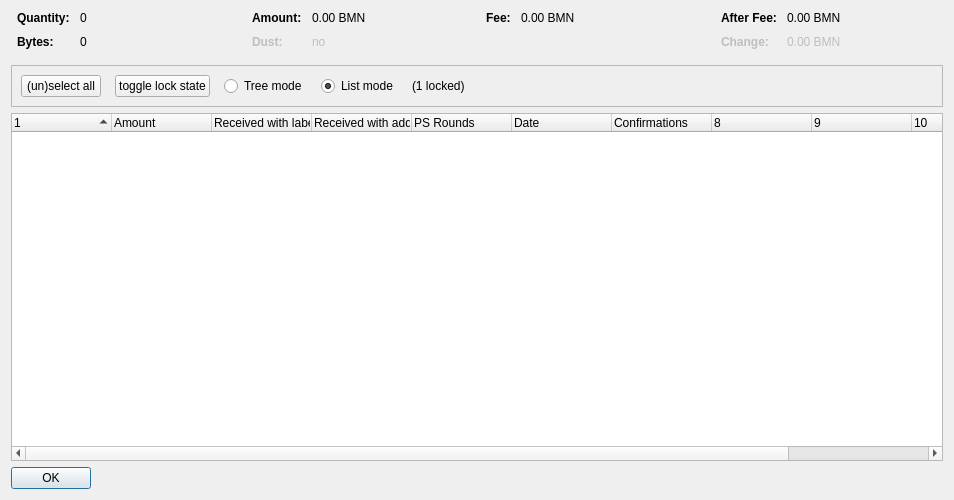
<?xml version="1.0" encoding="UTF-8"?>
<ui version="4.0">
 <class>CoinControlDialog</class>
 <widget class="QDialog" name="CoinControlDialog">
  <property name="geometry">
   <rect>
    <x>0</x>
    <y>0</y>
    <width>954</width>
    <height>500</height>
   </rect>
  </property>
  <property name="windowTitle">
   <string>Coin Selection</string>
  </property>
  <layout class="QVBoxLayout" name="verticalLayout">
   <item>
    <layout class="QHBoxLayout" name="horizontalLayoutTop" stretch="0,0,0,0">
     <property name="topMargin">
      <number>0</number>
     </property>
     <property name="bottomMargin">
      <number>10</number>
     </property>
     <item>
      <layout class="QFormLayout" name="formLayoutCoinControl1">
       <property name="horizontalSpacing">
        <number>10</number>
       </property>
       <property name="verticalSpacing">
        <number>10</number>
       </property>
       <property name="leftMargin">
        <number>6</number>
       </property>
       <property name="rightMargin">
        <number>6</number>
       </property>
       <item row="0" column="0">
        <widget class="QLabel" name="labelCoinControlQuantityText">
         <property name="font">
          <font>
           <weight>75</weight>
           <bold>true</bold>
          </font>
         </property>
         <property name="text">
          <string>Quantity:</string>
         </property>
        </widget>
       </item>
       <item row="0" column="1">
        <widget class="QLabel" name="labelCoinControlQuantity">
         <property name="cursor">
          <cursorShape>IBeamCursor</cursorShape>
         </property>
         <property name="contextMenuPolicy">
          <enum>Qt::ActionsContextMenu</enum>
         </property>
         <property name="text">
          <string notr="true">0</string>
         </property>
         <property name="textInteractionFlags">
          <set>Qt::LinksAccessibleByMouse|Qt::TextSelectableByKeyboard|Qt::TextSelectableByMouse</set>
         </property>
        </widget>
       </item>
       <item row="1" column="0">
        <widget class="QLabel" name="labelCoinControlBytesText">
         <property name="font">
          <font>
           <weight>75</weight>
           <bold>true</bold>
          </font>
         </property>
         <property name="text">
          <string>Bytes:</string>
         </property>
        </widget>
       </item>
       <item row="1" column="1">
        <widget class="QLabel" name="labelCoinControlBytes">
         <property name="cursor">
          <cursorShape>IBeamCursor</cursorShape>
         </property>
         <property name="contextMenuPolicy">
          <enum>Qt::ActionsContextMenu</enum>
         </property>
         <property name="text">
          <string notr="true">0</string>
         </property>
         <property name="textInteractionFlags">
          <set>Qt::LinksAccessibleByMouse|Qt::TextSelectableByKeyboard|Qt::TextSelectableByMouse</set>
         </property>
        </widget>
       </item>
      </layout>
     </item>
     <item>
      <layout class="QFormLayout" name="formLayoutCoinControl2">
       <property name="horizontalSpacing">
        <number>10</number>
       </property>
       <property name="verticalSpacing">
        <number>10</number>
       </property>
       <property name="leftMargin">
        <number>6</number>
       </property>
       <property name="rightMargin">
        <number>6</number>
       </property>
       <item row="0" column="0">
        <widget class="QLabel" name="labelCoinControlAmountText">
         <property name="font">
          <font>
           <weight>75</weight>
           <bold>true</bold>
          </font>
         </property>
         <property name="text">
          <string>Amount:</string>
         </property>
        </widget>
       </item>
       <item row="0" column="1">
        <widget class="QLabel" name="labelCoinControlAmount">
         <property name="cursor">
          <cursorShape>IBeamCursor</cursorShape>
         </property>
         <property name="contextMenuPolicy">
          <enum>Qt::ActionsContextMenu</enum>
         </property>
         <property name="text">
          <string notr="true">0.00 BMN</string>
         </property>
         <property name="textInteractionFlags">
          <set>Qt::LinksAccessibleByMouse|Qt::TextSelectableByKeyboard|Qt::TextSelectableByMouse</set>
         </property>
        </widget>
       </item>
       <item row="1" column="0">
        <widget class="QLabel" name="labelCoinControlLowOutputText">
         <property name="enabled">
          <bool>false</bool>
         </property>
         <property name="font">
          <font>
           <weight>75</weight>
           <bold>true</bold>
          </font>
         </property>
         <property name="text">
          <string>Dust:</string>
         </property>
        </widget>
       </item>
       <item row="1" column="1">
        <widget class="QLabel" name="labelCoinControlLowOutput">
         <property name="enabled">
          <bool>false</bool>
         </property>
         <property name="cursor">
          <cursorShape>IBeamCursor</cursorShape>
         </property>
         <property name="contextMenuPolicy">
          <enum>Qt::ActionsContextMenu</enum>
         </property>
         <property name="text">
          <string notr="true">no</string>
         </property>
         <property name="textInteractionFlags">
          <set>Qt::LinksAccessibleByMouse|Qt::TextSelectableByKeyboard|Qt::TextSelectableByMouse</set>
         </property>
        </widget>
       </item>
      </layout>
     </item>
     <item>
      <layout class="QFormLayout" name="formLayoutCoinControl3">
       <property name="horizontalSpacing">
        <number>10</number>
       </property>
       <property name="verticalSpacing">
        <number>10</number>
       </property>
       <property name="leftMargin">
        <number>6</number>
       </property>
       <property name="rightMargin">
        <number>6</number>
       </property>
       <item row="0" column="0">
        <widget class="QLabel" name="labelCoinControlFeeText">
         <property name="font">
          <font>
           <weight>75</weight>
           <bold>true</bold>
          </font>
         </property>
         <property name="text">
          <string>Fee:</string>
         </property>
        </widget>
       </item>
       <item row="0" column="1">
        <widget class="QLabel" name="labelCoinControlFee">
         <property name="cursor">
          <cursorShape>IBeamCursor</cursorShape>
         </property>
         <property name="contextMenuPolicy">
          <enum>Qt::ActionsContextMenu</enum>
         </property>
         <property name="text">
          <string notr="true">0.00 BMN</string>
         </property>
         <property name="textInteractionFlags">
          <set>Qt::LinksAccessibleByMouse|Qt::TextSelectableByKeyboard|Qt::TextSelectableByMouse</set>
         </property>
        </widget>
       </item>
      </layout>
     </item>
     <item>
      <layout class="QFormLayout" name="formLayoutCoinControl4">
       <property name="horizontalSpacing">
        <number>10</number>
       </property>
       <property name="verticalSpacing">
        <number>10</number>
       </property>
       <property name="leftMargin">
        <number>6</number>
       </property>
       <property name="rightMargin">
        <number>6</number>
       </property>
       <item row="0" column="0">
        <widget class="QLabel" name="labelCoinControlAfterFeeText">
         <property name="font">
          <font>
           <weight>75</weight>
           <bold>true</bold>
          </font>
         </property>
         <property name="text">
          <string>After Fee:</string>
         </property>
        </widget>
       </item>
       <item row="0" column="1">
        <widget class="QLabel" name="labelCoinControlAfterFee">
         <property name="cursor">
          <cursorShape>IBeamCursor</cursorShape>
         </property>
         <property name="contextMenuPolicy">
          <enum>Qt::ActionsContextMenu</enum>
         </property>
         <property name="text">
          <string notr="true">0.00 BMN</string>
         </property>
         <property name="textInteractionFlags">
          <set>Qt::LinksAccessibleByMouse|Qt::TextSelectableByKeyboard|Qt::TextSelectableByMouse</set>
         </property>
        </widget>
       </item>
       <item row="1" column="0">
        <widget class="QLabel" name="labelCoinControlChangeText">
         <property name="enabled">
          <bool>false</bool>
         </property>
         <property name="font">
          <font>
           <weight>75</weight>
           <bold>true</bold>
          </font>
         </property>
         <property name="text">
          <string>Change:</string>
         </property>
        </widget>
       </item>
       <item row="1" column="1">
        <widget class="QLabel" name="labelCoinControlChange">
         <property name="enabled">
          <bool>false</bool>
         </property>
         <property name="cursor">
          <cursorShape>IBeamCursor</cursorShape>
         </property>
         <property name="contextMenuPolicy">
          <enum>Qt::ActionsContextMenu</enum>
         </property>
         <property name="text">
          <string notr="true">0.00 BMN</string>
         </property>
         <property name="textInteractionFlags">
          <set>Qt::LinksAccessibleByMouse|Qt::TextSelectableByKeyboard|Qt::TextSelectableByMouse</set>
         </property>
        </widget>
       </item>
      </layout>
     </item>
    </layout>
   </item>
   <item>
    <widget class="QFrame" name="frame">
     <property name="minimumSize">
      <size>
       <width>0</width>
       <height>40</height>
      </size>
     </property>
     <property name="frameShape">
      <enum>QFrame::StyledPanel</enum>
     </property>
     <property name="frameShadow">
      <enum>QFrame::Sunken</enum>
     </property>
     <layout class="QHBoxLayout" name="horizontalLayout">
      <item>
       <layout class="QHBoxLayout" name="horizontalLayoutPanel" stretch="0,0,0,0,0,0">
        <property name="spacing">
         <number>14</number>
        </property>
        <item>
         <widget class="QPushButton" name="pushButtonSelectAll">
          <property name="sizePolicy">
           <sizepolicy hsizetype="Maximum" vsizetype="Fixed">
            <horstretch>0</horstretch>
            <verstretch>0</verstretch>
           </sizepolicy>
          </property>
          <property name="text">
           <string>(un)select all</string>
          </property>
          <property name="autoDefault">
           <bool>false</bool>
          </property>
         </widget>
        </item>
        <item>
         <widget class="QPushButton" name="pushButtonToggleLock">
          <property name="sizePolicy">
           <sizepolicy hsizetype="Maximum" vsizetype="Fixed">
            <horstretch>0</horstretch>
            <verstretch>0</verstretch>
           </sizepolicy>
          </property>
          <property name="text">
           <string>toggle lock state</string>
          </property>
          <property name="autoDefault">
           <bool>false</bool>
          </property>
         </widget>
        </item>
        <item>
         <widget class="QRadioButton" name="radioTreeMode">
          <property name="sizePolicy">
           <sizepolicy hsizetype="Maximum" vsizetype="Fixed">
            <horstretch>0</horstretch>
            <verstretch>0</verstretch>
           </sizepolicy>
          </property>
          <property name="text">
           <string>Tree mode</string>
          </property>
         </widget>
        </item>
        <item>
         <widget class="QRadioButton" name="radioListMode">
          <property name="sizePolicy">
           <sizepolicy hsizetype="Maximum" vsizetype="Fixed">
            <horstretch>0</horstretch>
            <verstretch>0</verstretch>
           </sizepolicy>
          </property>
          <property name="text">
           <string>List mode</string>
          </property>
          <property name="checked">
           <bool>true</bool>
          </property>
         </widget>
        </item>
        <item>
         <widget class="QLabel" name="labelLocked">
          <property name="text">
           <string>(1 locked)</string>
          </property>
         </widget>
        </item>
        <item>
         <spacer name="horizontalSpacer">
          <property name="orientation">
           <enum>Qt::Horizontal</enum>
          </property>
          <property name="sizeHint" stdset="0">
           <size>
            <width>40</width>
            <height>20</height>
           </size>
          </property>
         </spacer>
        </item>
       </layout>
      </item>
     </layout>
    </widget>
   </item>
   <item>
    <widget class="CoinControlTreeWidget" name="treeWidget">
     <property name="contextMenuPolicy">
      <enum>Qt::CustomContextMenu</enum>
     </property>
     <property name="sortingEnabled">
      <bool>false</bool>
     </property>
     <property name="columnCount">
      <number>11</number>
     </property>
     <attribute name="headerShowSortIndicator" stdset="0">
      <bool>true</bool>
     </attribute>
     <attribute name="headerStretchLastSection">
      <bool>false</bool>
     </attribute>
     <column>
      <property name="text">
       <string/>
      </property>
     </column>
     <column>
      <property name="text">
       <string>Amount</string>
      </property>
     </column>
     <column>
      <property name="text">
       <string>Received with label</string>
      </property>
     </column>
     <column>
      <property name="text">
       <string>Received with address</string>
      </property>
     </column>
     <column>
      <property name="text">
       <string>PS Rounds</string>
      </property>
     </column>
     <column>
      <property name="text">
       <string>Date</string>
      </property>
     </column>
     <column>
      <property name="text">
       <string>Confirmations</string>
      </property>
      <property name="toolTip">
       <string>Confirmed</string>
      </property>
     </column>
     <column>
      <property name="text">
       <string/>
      </property>
     </column>
     <column>
      <property name="text">
       <string/>
      </property>
     </column>
     <column>
      <property name="text">
       <string/>
      </property>
     </column>
     <column>
      <property name="text">
       <string/>
      </property>
     </column>
    </widget>
   </item>
   <item>
    <widget class="QDialogButtonBox" name="buttonBox">
     <property name="sizePolicy">
      <sizepolicy hsizetype="Maximum" vsizetype="Fixed">
       <horstretch>0</horstretch>
       <verstretch>0</verstretch>
      </sizepolicy>
     </property>
     <property name="orientation">
      <enum>Qt::Horizontal</enum>
     </property>
     <property name="standardButtons">
      <set>QDialogButtonBox::Ok</set>
     </property>
    </widget>
   </item>
  </layout>
 </widget>
 <customwidgets>
  <customwidget>
   <class>CoinControlTreeWidget</class>
   <extends>QTreeWidget</extends>
   <header>coincontroltreewidget.h</header>
  </customwidget>
 </customwidgets>
 <resources/>
 <connections/>
</ui>
